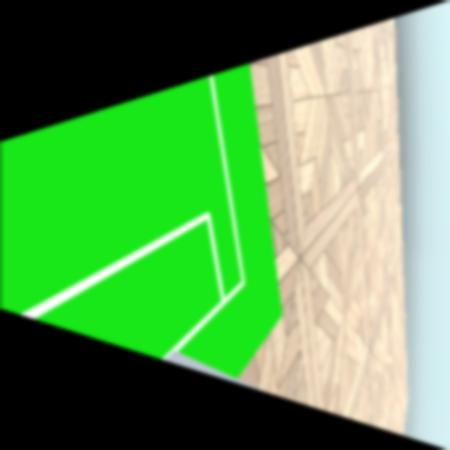
#> input picture made_data/ex1.jpg, 450 x 450 px, found by its file name
$ python contour_test.py
#> lines starting #> are read from the running program, lines starting #| are printed output that depends on the picture; after the words box and inside, x2 and y2 are one past the last pixel; in counts of white or black regions, pixels touching at a corner belong together
import sys
try:
    sys.path.remove('/opt/ros/kinetic/lib/python2.7/dist-packages')
except Exception as e:
    pass
import cv2
import matplotlib.pyplot as plt
import numpy as np

img = cv2.imread('./made_data/ex1.jpg')
#> img is the input picture: shape (450, 450, 3); mean B, G, R 83.1, 153, 92.2
contour_img = np.empty_like(img)
contour_img[:,:,:] = np.array([0,0,0])
contour_fill_img = np.empty_like(img)
contour_fill_img[:,:,:] = np.array([0,0,0])
img = cv2.cvtColor(img, cv2.COLOR_BGR2RGB)
img = cv2.GaussianBlur(img, (5, 5), 0)
plt.imshow(img)
plt.show()
mask_minimum_condition = np.array([20, 230, 20])
mask_maximum_condition = np.array([40, 250, 40])
thresh_img = cv2.inRange(img, mask_minimum_condition, mask_maximum_condition)
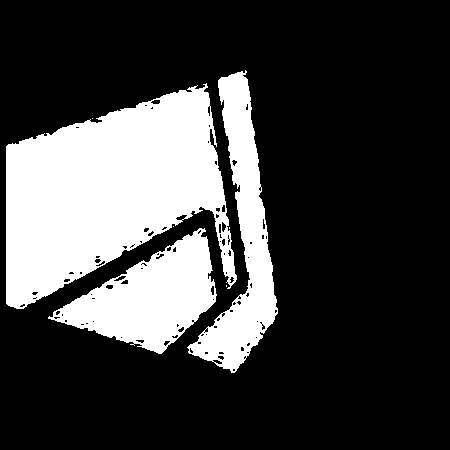
#> thresh_img: shape (450, 450); 25.3% white; 7 white regions (4 under 20 px)
plt.imshow(thresh_img)
plt.show()

contours, hierarchy = cv2.findContours(thresh_img, cv2.RETR_LIST, cv2.CHAIN_APPROX_SIMPLE)
#> contours = 114 contours, 86 with area under 20; largest, box (x1, y1, x2, y2) and area: (6, 83, 237, 309) 31272, (48, 228, 217, 354) 10282, (187, 70, 278, 373) 9465, (175, 214, 188, 221) 43, (113, 275, 127, 282) 40

for contour in contours:
    cv2.drawContours(contour_img, [contour],0, (255, 255, 255),3)
#> this loop made 114 passes
#> contour on passes 14, 15, 17, 19, 28, 29, 42, 45, 47, 51: [[255, 337], [256, 336], [257, 337], [256, 338]], [[120, 337], [121, 336], [122, 337], [121, 338]], [[205, 334], [206, 333], [207, 334], [206, 335]], [[203, 332], [204, 331], [205, 332], [204, 333]], [[256, 321], [257, 320], [258, 321], [257, 322]], [[92, 321], [93, 320], [94, 321], [93, 322]], [[212, 299], [213, 298], [214, 299], [213, 300]], [[35, 297], [36, 296], [37, 297], [36, 298]], [[90, 294], [91, 293], [92, 294], [91, 295]], [[226, 285], [226, 286]]
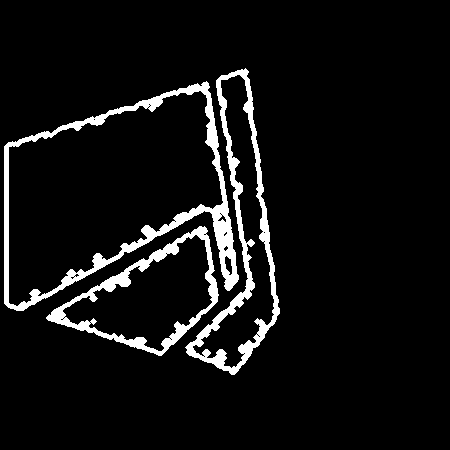
#> contour_img: shape (450, 450, 3); 6.6% white; 3 white regions, box (x1, y1, x2, y2) and area: (4, 81, 239, 311) 5849, (185, 68, 280, 375) 4468, (46, 226, 219, 356) 3146
plt.imshow(contour_img)
plt.show()

cv2.fillPoly(contour_fill_img, pts=contours, color=(255,255,255))
#> contour_fill_img: shape (450, 450, 3); 25.3% white; 7 white regions (4 under 20 px), largest, box (x1, y1, x2, y2) and area: (6, 83, 237, 309) 31367, (48, 228, 217, 354) 10254, (187, 70, 278, 373) 9565
plt.imshow(contour_fill_img)
plt.show()

dilate_power = 20
erode_power = 20

kernel = cv2.getStructuringElement(cv2.MORPH_RECT, (dilate_power, dilate_power))
#> kernel: shape (20, 20); every value is 1
contour_fill_img = cv2.dilate(contour_fill_img, kernel)
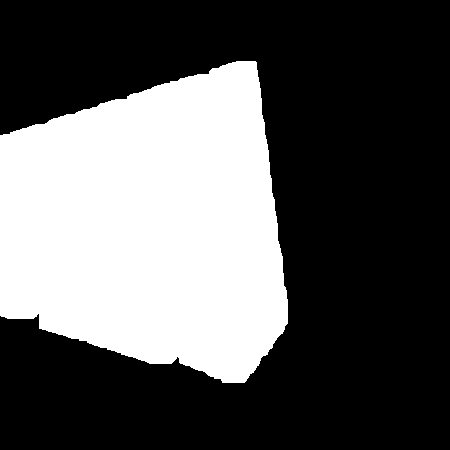
#> contour_fill_img: shape (450, 450, 3); 35% white; 1 white region, box (x1, y1, x2, y2) and area: (0, 61, 288, 383) 70919
kernel = cv2.getStructuringElement(cv2.MORPH_RECT, (erode_power, erode_power))
contour_fill_img = cv2.erode(contour_fill_img, kernel)
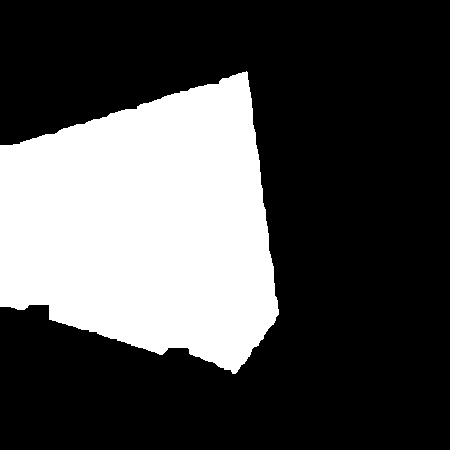
#> contour_fill_img: shape (450, 450, 3); 30.2% white; 1 white region, box (x1, y1, x2, y2) and area: (0, 71, 279, 374) 61082
plt.imshow(contour_fill_img)
plt.show()
